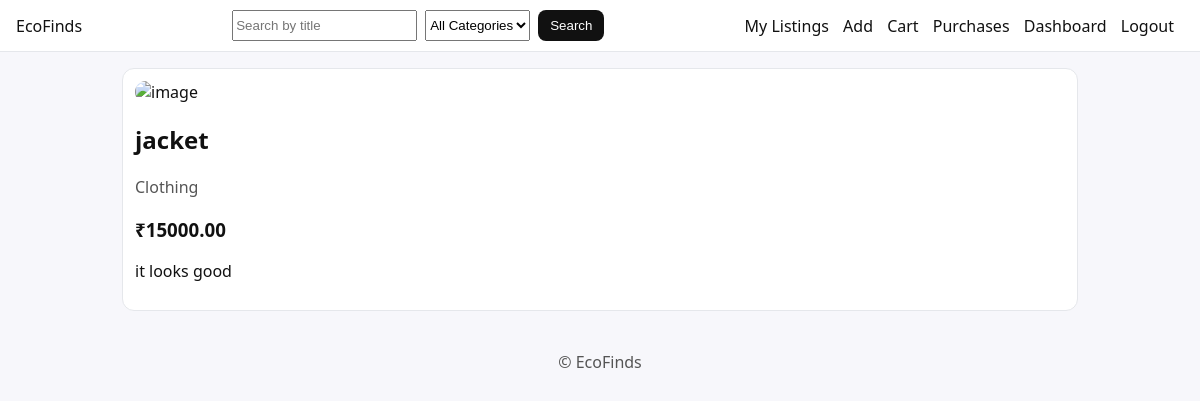
The app's page /listings/2 (signed in) with its own data.
### app.py (models this page shows)
class Product(db.Model):
    id = db.Column(db.Integer, primary_key=True)
    user_id = db.Column(db.Integer, db.ForeignKey('user.id'), nullable=False)
    title = db.Column(db.String(120), nullable=False)
    description = db.Column(db.Text, nullable=False)
    category = db.Column(db.String(50), nullable=False)
    price = db.Column(db.Float, nullable=False)
    image_url = db.Column(db.String(255), nullable=False, default="/static/img/placeholder.png")
    created_at = db.Column(db.DateTime, default=datetime.utcnow)

### app.py (the view)
@app.route('/listings/<int:pid>')
def product_detail(pid):
    prod = Product.query.get_or_404(pid)
    return render_template('product_detail.html', p=prod)

### templates/product_detail.html (shortened to what this page needs)
{% extends "base.html" %}
{% block content %}
<div class="card">
  <img class="big" src="{{ p.image_url }}" alt="image" onerror="this.src='/static/img/placeholder.png'"/>
  <h2>{{ p.title }}</h2>
  <p class="muted">{{ p.category }}</p>
  <h3>₹{{ '%.2f'|format(p.price) }}</h3>
  <p>{{ p.description }}</p>
</div>
{% endblock %}

### static/style.css (style rules this page uses)
* { box-sizing:border-box }
body { font-family:system-ui,-apple-system,Segoe UI,Roboto,Arial,sans-serif;margin:0;background:#f7f7fb;color:#111 }
.card { background:#fff;border:1px solid #e5e7eb;border-radius:12px;padding:12px }
img.big { width:100%;max-height:360px;object-fit:cover;border-radius:12px }
.muted { color:#555 }

### records on screen
Product: title "jacket", category "Clothing", price "15000.00", description "it looks good"
